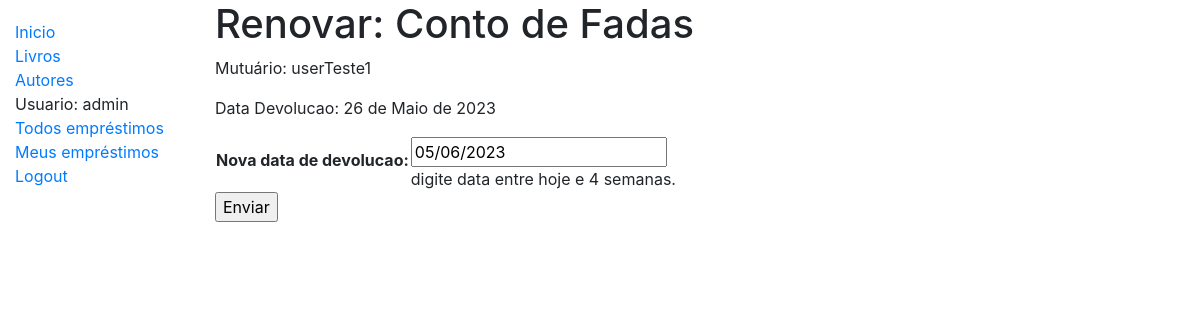
Page /catalogos/livro/2df6a76b-7945-4db2-81f3-bc8638ef29c4/renovar/ (signed in) on the earlier database version.
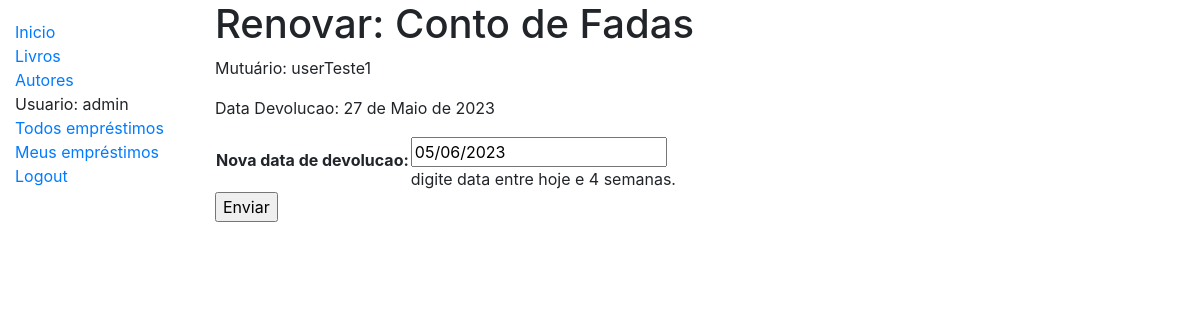
Same page on the later database version.
### catalogos/models.py (models this page shows, shortened)
class LivroFisico(models.Model):
    id = models.UUIDField(primary_key=True, default=uuid.uuid4, help_text='ID exclusivo para este livro específico.')
    livro = models.ForeignKey('Livro', on_delete=models.SET_NULL, null=True)
    publicacao = models.CharField(max_length=200)
    dataDevolucao= models.DateField(null=True, blank=True)
    mutuario = models.ForeignKey(User, on_delete=models.SET_NULL, null=True, blank=True)
    SituacaoEmprestimo = (
        ('m', 'Manutenção'),
        ('e', 'Emprestado'),
        ('d', 'Disponivel'),
        ('r', 'Reservado'),
    )
    status = models.CharField(
        max_length=1,
        choices=SituacaoEmprestimo,
        blank=True,
        default='m',
        help_text='Disponibilidade do livro:',
    )
    class Meta:
        ordering = ['dataDevolucao']
        permissions = (("fazerDevolucao", "definir livro como devolvido"),("verEmprestimos"," ver todos os emprestimos"),("acessoBibliotecario","acesso bibliotecario"))
    @property
    def estaAtrasado(self):
        if self.dataDevolucao and date.today() > self.dataDevolucao:
            return True
        return False

class Livro(models.Model):
    titulo = models.CharField(max_length=200, verbose_name="Titulo do livro"    )
    autor = models.ForeignKey('Autor', on_delete=models.SET_NULL, null=True)
    sumario = models.TextField(max_length=1000, help_text='digite uma breve descrição do livro')
    isbn = models.CharField('ISBN', max_length=13, help_text='13 caracteres <a href="https://www.isbn-international.org/content/what-isbn">ISBN number</a>')
    genero = models.ManyToManyField(Genero, help_text='selecione o(s) genero(s) do livro')
    idioma = models.ForeignKey('Idioma', on_delete=models.SET_NULL, null=True)
    def display_genero(self):
        return ', '.join(genero.nome for genero in self.genero.all()[:3])
    display_genero.short_description = 'Genero'

### catalogos/views.py (the view)
# urls.py: path('livro/<uuid:pk>/renovar/', views.bibliotecarioRenovarLivro, name='bibliotecarioRenovarLivro'),
@permission_required("catalogos.acessoBibliotecario")
def bibliotecarioRenovarLivro(request, pk):
    livroFisico = get_object_or_404(LivroFisico, pk=pk)
    if request.method == "POST":
        form = LivroRenovacaoModelForm(request.POST)
        if form.is_valid():
            livroFisico.dataDevolucao = form.cleaned_data['dataDevolucao']
            livroFisico.save()
            return HttpResponseRedirect(reverse('emprestimos'))
    else:
        dataRenovacaoSugerida = datetime.date.today() + datetime.timedelta(weeks=3)
        form = LivroRenovacaoModelForm(initial={'dataDevolucao':dataRenovacaoSugerida})
    context = {
        'form':form,
        'livrofisico':livroFisico,
    }
    return render(request, 'catalogos/bibliotecarioRenovarLivro.html', context)

### catalogos/forms.py (shortened to what this page needs)
class LivroRenovacaoModelForm(ModelForm):
    class Meta:
        model = LivroFisico
        fields = ['dataDevolucao']
        labels = {'dataDevolucao': _('Nova data de devolucao')}
        help_texts = {'dataDevolucao': _('digite data entre hoje e 4 semanas.')}

### catalogos/templates/catalogos/bibliotecarioRenovarLivro.html (shortened to what this page needs)
{% extends "base.html" %}
{% block content %}
  <h1>Renovar: {{ livrofisico.livro.titulo }}</h1>
  <p>Mutuário: {{ livrofisico.mutuario }}</p>
  <p{% if livrofisico.estaAtrasado %} class="text-danger"{% endif %}>Data Devolucao: {{ livrofisico.dataDevolucao }}</p>
  <form action="" method="POST">
    <table>
    {{ form.as_table }}
    </table>
    <input type="submit" value="Enviar">
  </form>
{% endblock %}

Differences in the rows shown:
changed LivroFisico "Conto de Fadas": dataDevolucao "26 de Maio de 2023" → "27 de Maio de 2023"
